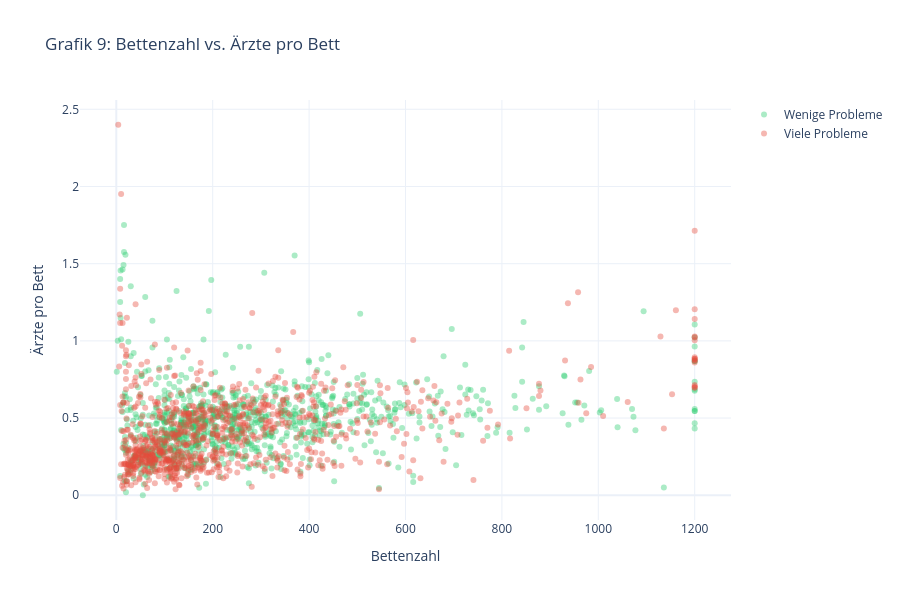

Notebook cell for this chart:
### Markdown cell above
### Grafik 9 — Streudiagramm: Bettenzahl vs. Ärzte pro Bett
Scatterplot mit farblicher Unterscheidung der zwei Gruppen. Prüft visuell, ob große Häuser mehr Ärzte pro Bett haben (möglicher Störfaktor) — und ob sich die Gruppen räumlich trennen lassen. Bettenzahl und Ärztedichte werden gekappt, um extreme Ausreißer aus dem sichtbaren Bereich zu halten.

### Code cell
# ── Grafik 9: Scatter — Betten vs. Ärzte pro Bett (interaktiv, mit Hover) ────
# Störfaktor: Große Häuser haben mehr Personal — zeigt das auch aerzte_pro_bett?
fig = go.Figure()
for g in [0, 1]:
    sub = df[df["hat_viele_Probleme"] == g]
    hover_scatter = [
        f"{name}<br>Betten: {betten:.0f}<br>Ärzte/Bett: {aerzte:.3f}<br>{LABELS[g]}"
        for name, betten, aerzte in zip(sub["SO.Name"], sub["SO.Betten"], sub["aerzte_pro_bett"])
    ]
    fig.add_trace(go.Scatter(
        x=sub["SO.Betten"].clip(upper=1200),
        y=sub["aerzte_pro_bett"].clip(upper=3),
        mode="markers",
        marker=dict(color=FARBEN[g], opacity=0.4, size=6),
        name=LABELS[g],
        hovertext=hover_scatter, hoverinfo="text",
    ))

fig.update_layout(
    title="Grafik 9: Bettenzahl vs. Ärzte pro Bett",
    xaxis_title="Bettenzahl", yaxis_title="Ärzte pro Bett",
    template="plotly_white",
    width=900, height=600,
)
fig.show()

print("\n📌 Störfaktor-Check: Große Häuser haben tendenziell mehr Ärzte in absoluten Zahlen, "
      "aber aerzte_pro_bett normiert das bereits — Zusammenhang prüfen. Zum Ablesen genauer Werte: Maus über die Punkte bewegen.")

### Figure 1 — Plotly figure (JSON) as saved in the notebook; plotly's stock layout.template omitted (floating-point values rounded to 4 significant figures; data arrays with more than 128 entries replaced by an {"elided": "..."} marker saying what was removed)
{"data": [{"hoverinfo": "text", "hovertext": {"elided": "925 str values"}, "marker": {"color": "#2ecc71", "opacity": 0.4, "size": 6}, "mode": "markers", "name": "Wenige Probleme", "type": "scatter", "x": {"elided": "925 int values"}, "y": {"elided": "925 float values"}}, {"hoverinfo": "text", "hovertext": {"elided": "899 str values"}, "marker": {"color": "#e74c3c", "opacity": 0.4, "size": 6}, "mode": "markers", "name": "Viele Probleme", "type": "scatter", "x": {"elided": "899 int values"}, "y": {"elided": "899 float values"}}], "layout": {"height": 600, "title": {"text": "Grafik 9: Bettenzahl vs. Ärzte pro Bett"}, "width": 900, "xaxis": {"title": {"text": "Bettenzahl"}}, "yaxis": {"title": {"text": "Ärzte pro Bett"}}}}
